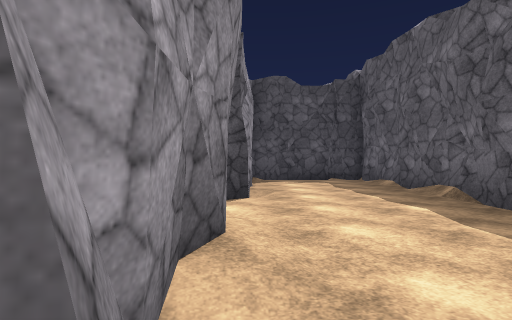
View 1 (above)

22 first-person views from a walk through a scene from a Unity 3-D project. The camera is 1.2 m above the floor, looks level and sees 80° across. The floor is counted in squares, 2 m on a side. Each view is taken from the middle of a square. On the plan, view 1 faces up. The plan holds only what a view shows up to about 9 squares ahead; the rest is blank. The place goes on beyond the plan. The player character is not drawn. Surface patterns are stand-ins for the level's own textures.

View 2
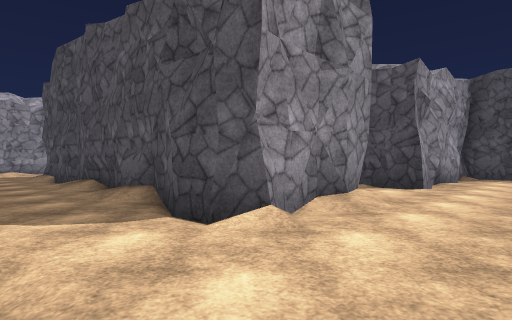

View 3
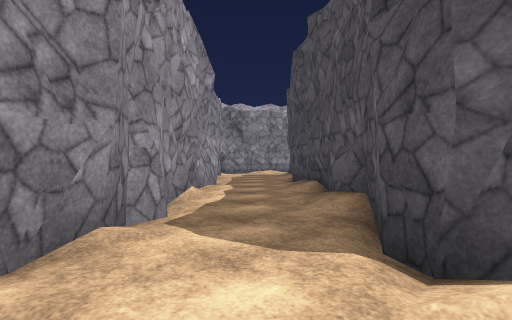

View 4
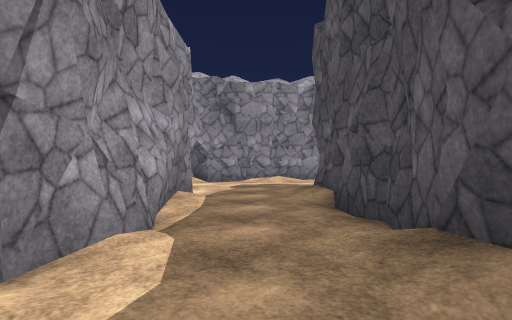

View 5
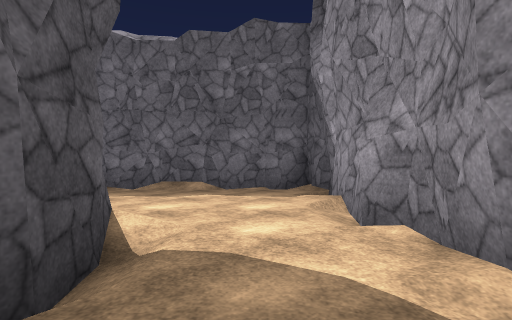

View 6
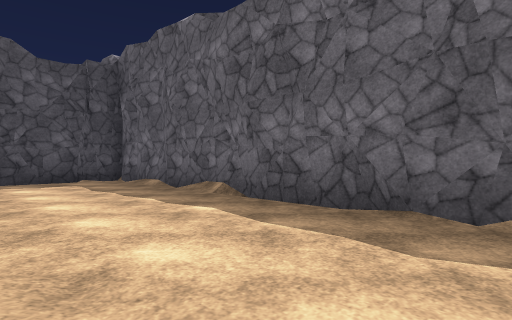

View 7
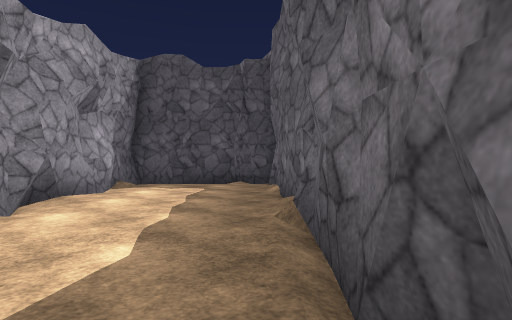

View 8
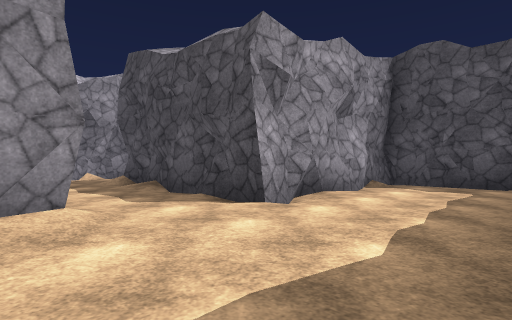

View 9
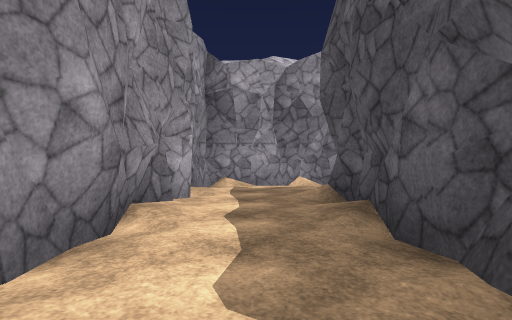

View 10
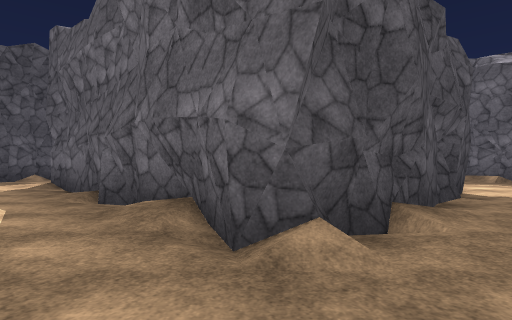

View 11
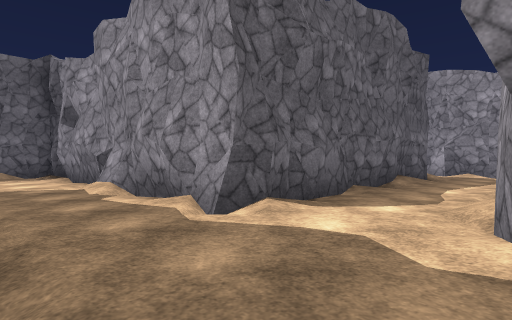

View 12
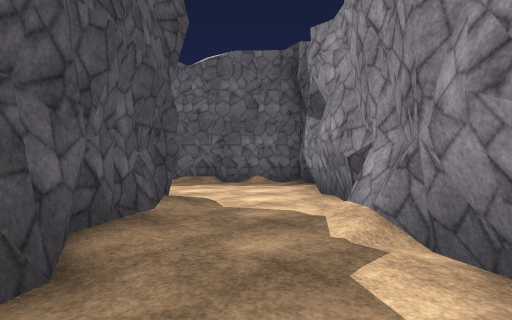

View 13
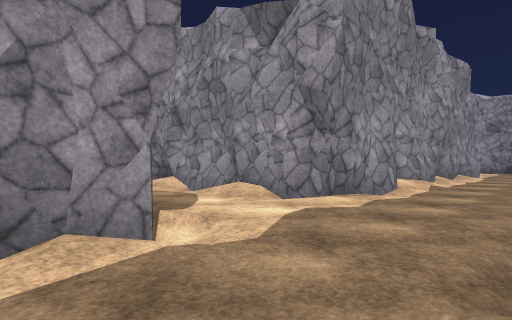

View 14
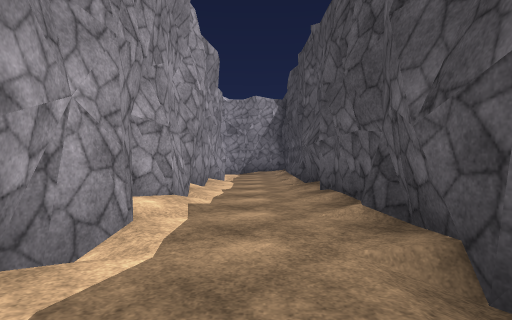

View 15
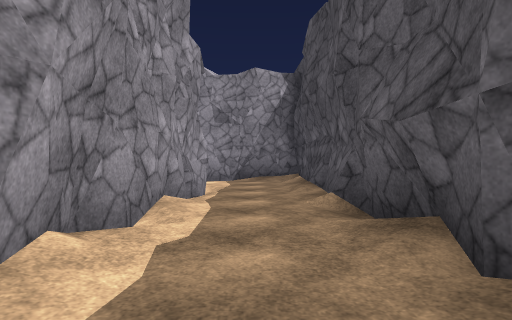

View 16
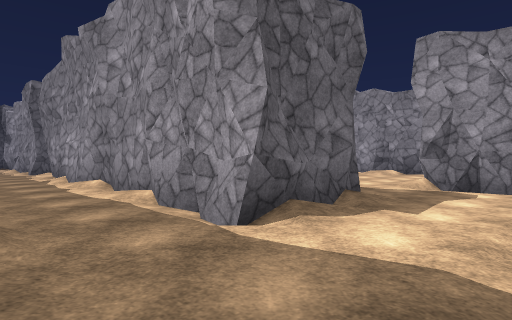

View 17
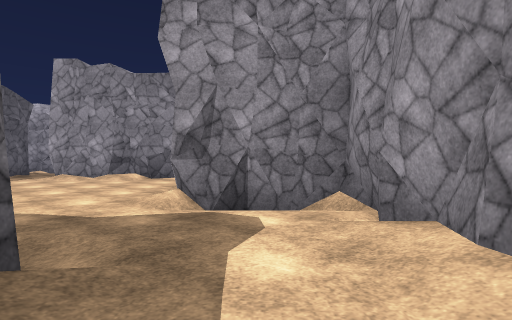

View 18
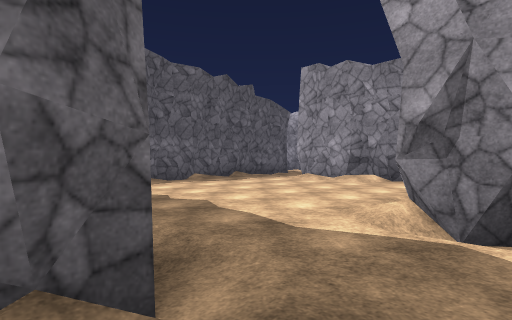

View 19
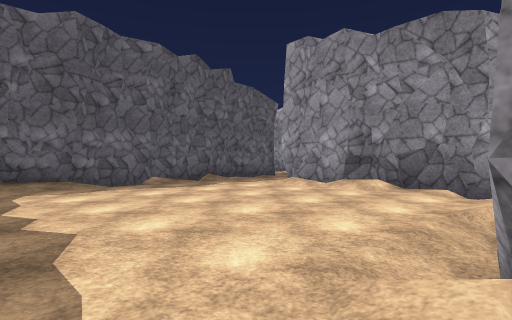

View 20
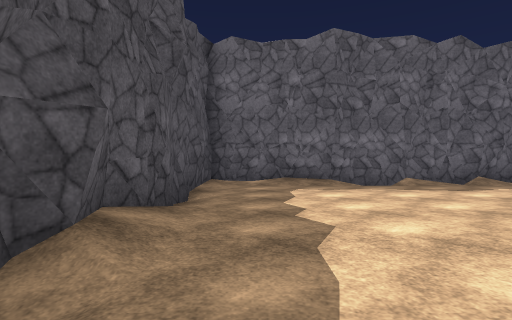

View 21
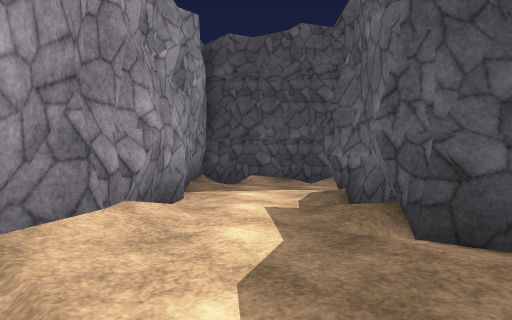

View 22
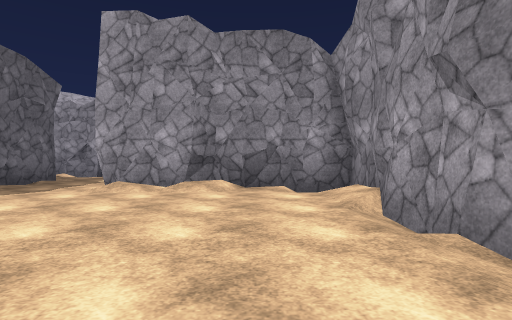

### Floor plan
Key: @ floor where view 1 was taken; # wall or solid block; . main floor; : floor 0.25 m higher than the main floor; - floor 0.25 m lower than the main floor; / step, stairs or slope.
Columns run from 21 left of view 1 to 4 right of it. Each row starts with its distance up from view 1.
 16 ##################### ...#
 15 #././//-...//--//..//....#
 14 #........................#
 13 #...//.-///.-...//.//.-..#
 12 #-./##########..##########
 11 #/..######## #..#   ######
 10 #...-:.--.####..#   #-##-#
  9 #/.........###..#   #/...#
  8 #.-........###..#   ##...#
  7 ####.......###..#   ##...#
  6    #.......###..#####-...#
  5    #.......###..//../....#
  4    #.......###...........#
  3    #-.:....###/.-...#....#
  2    ######..# ########....#
  1         #..##########-...#
  0         #../.-.:../.-@...#
 -1         #................#
 -2         #..-../--//-.--./#
 -3         #. ###############

Positions as (right, up) in squares from view 1, and headings:
1: (0, 0), facing up
2: (2, -2), facing up-left
3: (1, -1), facing left
4: (-4, -1), facing left
5: (-3, -1), facing right
6: (0, 1), facing up-right
7: (3, 2), facing up
8: (3, 2), facing up-left
9: (0, 4), facing left
10: (-7, 4), facing up-right
11: (-8, 15), facing down-right
12: (-5, 14), facing right
13: (-4, 15), facing down-left
14: (-7, 14), facing left
15: (-11, 14), facing left
16: (-20, 15), facing down-right
17: (-19, 12), facing down
18: (-19, 11), facing down-right
19: (-18, 9), facing down-right
20: (-18, 9), facing right
21: (-19, 8), facing up
22: (-16, 9), facing down
